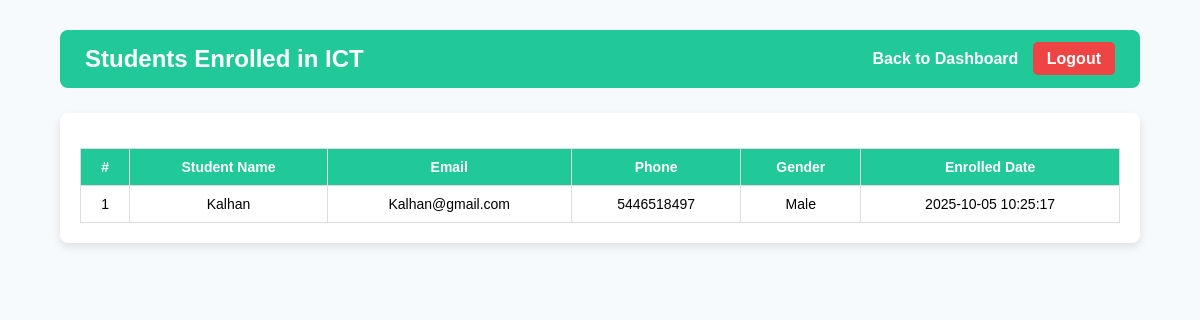
Screenshot of /instructor/view_students.php?course_id=1 (signed in) with the database file from the repository.
### tables this page shows
CREATE TABLE `courses` (
  `course_id` int(11) NOT NULL,
  `course_name` varchar(150) NOT NULL,
  `category` varchar(100) NOT NULL,
  `course_des` text NOT NULL,
  `user_id` int(11) NOT NULL,
  `duration` int(11) NOT NULL,
  `start_date` date NOT NULL,
  `image` varchar(255) NOT NULL,
  `fee` decimal(10,2) NOT NULL,
  `mode` enum('Online','On-site') NOT NULL,
  `location` varchar(100) NOT NULL,
  `created_at` timestamp NOT NULL DEFAULT current_timestamp()
);

CREATE TABLE `enrollments` (
  `enroll_id` int(11) NOT NULL,
  `user_id` int(11) NOT NULL,
  `course_id` int(11) NOT NULL,
  `enrolled_at` timestamp NOT NULL DEFAULT current_timestamp()
);

CREATE TABLE `users` (
  `user_id` int(11) NOT NULL,
  `username` varchar(100) NOT NULL,
  `role` enum('Admin','Instructor','Student') NOT NULL DEFAULT 'Student',
  `email` varchar(150) NOT NULL,
  `phone_num` varchar(150) NOT NULL,
  `password` varchar(255) NOT NULL,
  `gender` enum('Male','Female','Prefer not to say') NOT NULL,
  `image_user` varchar(250) NOT NULL,
  `created_at` timestamp NOT NULL DEFAULT current_timestamp()
);

### instructor/view_students.php (the view, shortened to what this page needs)
<?php
include('../includes/connect.php');
$instructor_id = $_SESSION['user_id'];
$course_id = (int)$_GET['course_id'];
$check = $conn->prepare("SELECT course_name FROM courses WHERE course_id = ? AND user_id = ?");
$check->bind_param("ii", $course_id, $instructor_id);
$check->execute();
$check_result = $check->get_result();
$course = $check_result->fetch_assoc();
$stmt = $conn->prepare("
    SELECT u.user_id, u.username, u.email, u.phone_num, u.gender, e.enrolled_at
    FROM enrollments e
    JOIN users u ON e.user_id = u.user_id
    WHERE e.course_id = ?
    ORDER BY e.enrolled_at DESC
");
$stmt->bind_param("i", $course_id);
$stmt->execute();
$result = $stmt->get_result();
?>
<!DOCTYPE html>
<html lang="en">
<head>
    <link rel="stylesheet" href="../css/instructor.css">
</head>
<body>
<div class="container">
    <header class="header">
        <h2>Students Enrolled in <?php echo htmlspecialchars($course['course_name']); ?></h2>
        <nav class="topnav">
            <a href="instructor_dashboard.php">Back to Dashboard</a>
            <a href="../admin/logout.php" class="btn-logout">Logout</a>
        </nav>
    </header>
    <section class="card">
        <?php if ($result->num_rows > 0): ?>
            <table>
                <tr>
                    <th>#</th>
                    <th>Student Name</th>
                    <th>Email</th>
                    <th>Phone</th>
                    <th>Gender</th>
                    <th>Enrolled Date</th>
                </tr>
                <?php
                $count = 1;
                while ($row = $result->fetch_assoc()): ?>
                    <tr>
                        <td><?php echo $count++; ?></td>
                        <td><?php echo htmlspecialchars($row['username']); ?></td>
                        <td><?php echo htmlspecialchars($row['email']); ?></td>
                        <td><?php echo htmlspecialchars($row['phone_num']); ?></td>
                        <td><?php echo htmlspecialchars($row['gender']); ?></td>
                        <td><?php echo htmlspecialchars($row['enrolled_at']); ?></td>
                    </tr>
                <?php endwhile; ?>
            </table>
        <?php else: ?>
            <p>No students have enrolled in this course yet.</p>
        <?php endif; ?>
    </section>
</div>
</body>
</html>

### css/instructor.css (style rules this page uses)
body { font-family: Arial, sans-serif; background: #ccccccd5; margin: 0; padding: 0; }
.container { width: 90%; margin: 20px auto; }
.header { background: #20c997; color: #fff; padding: 15px; border-radius: 6px; display: flex; justify-content: space-between; align-items: center; }
.header h2 { margin: 0; }
.topnav a { color: white; margin-left: 15px; text-decoration: none; font-weight: bold; }
.btn-logout { background: #ef4444; padding: 6px 12px; border-radius: 5px; }
.card { background: #fff; margin: 20px 0; padding: 20px; border-radius: 6px; box-shadow: 0 2px 6px rgba(0,0,0,0.1); }
table { width: 100%; border-collapse: collapse; margin-top: 10px; }
table, th, td { border: 1px solid #ddd; }
th, td { padding: 10px; text-align: center; }
th { background: #20c997; color: #fff; }
body { font-family: Arial, sans-serif; background: #f7fafc; margin: 0; padding: 0; }
.container { width: 90%; margin: 30px auto; }
.header { display: flex; justify-content: space-between; align-items: center; background: #20c997; color: white; padding: 15px 25px; border-radius: 8px; }
.topnav a { color: white; text-decoration: none; margin-left: 10px; font-weight: bold; }
.card { background: #fff; margin-top: 25px; padding: 20px; border-radius: 8px; box-shadow: 0 4px 10px rgba(0, 0, 0, 0.1); }
table { width: 100%; border-collapse: collapse; margin-top: 15px; }
th, td { padding: 10px; border: 1px solid #ddd; text-align: center; font-size: 14px; }
.btn-logout { background: #ef4444; padding: 8px 14px; border-radius: 5px; color: #fff; text-decoration: none; }

### rows the page displays
courses: course_name "ICT"
enrollments: user.username "Kalhan", user.email "Kalhan@gmail.com", user.phone_num "5446518497", user.gender "Male", enrolled_at "2025-10-05 10:25:17"
